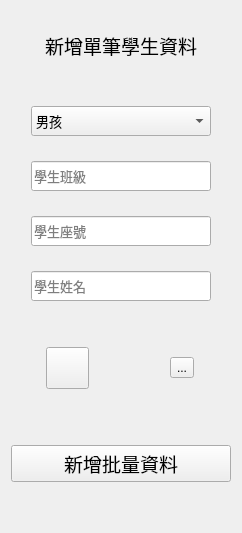
                      <widget class="QWidget" name="page_create_new_data">
                       <layout class="QVBoxLayout" name="verticalLayout_7">
                        <item>
                         <widget class="QLabel" name="icon_create_data">
                          <property name="text">
                           <string/>
                          </property>
                          <property name="pixmap">
                           <pixmap>icon/account.png</pixmap>
                          </property>
                          <property name="alignment">
                           <set>Qt::AlignCenter</set>
                          </property>
                         </widget>
                        </item>
                        <item>
                         <widget class="QLabel" name="txt_create_data">
                          <property name="font">
                           <font>
                            <family>微軟正黑體</family>
                            <pointsize>14</pointsize>
                           </font>
                          </property>
                          <property name="text">
                           <string>新增單筆學生資料</string>
                          </property>
                          <property name="alignment">
                           <set>Qt::AlignCenter</set>
                          </property>
                         </widget>
                        </item>
                        <item>
                         <spacer name="verticalSpacer_12">
                          <property name="orientation">
                           <enum>Qt::Vertical</enum>
                          </property>
                          <property name="sizeType">
                           <enum>QSizePolicy::Fixed</enum>
                          </property>
                          <property name="sizeHint" stdset="0">
                           <size>
                            <width>20</width>
                            <height>40</height>
                           </size>
                          </property>
                         </spacer>
                        </item>
                        <item>
                         <layout class="QVBoxLayout" name="verticalLayout_4">
                          <property name="spacing">
                           <number>25</number>
                          </property>
                          <property name="leftMargin">
                           <number>20</number>
                          </property>
                          <property name="rightMargin">
                           <number>20</number>
                          </property>
                          <item>
                           <widget class="QComboBox" name="input_sex">
                            <property name="minimumSize">
                             <size>
                              <width>180</width>
                              <height>30</height>
                             </size>
                            </property>
                            <property name="maximumSize">
                             <size>
                              <width>180</width>
                              <height>30</height>
                             </size>
                            </property>
                            <property name="font">
                             <font>
                              <family>微軟正黑體</family>
                              <pointsize>10</pointsize>
                             </font>
                            </property>
                            <item>
                             <property name="text">
                              <string>男孩</string>
                             </property>
                            </item>
                            <item>
                             <property name="text">
                              <string>女孩</string>
                             </property>
                            </item>
                           </widget>
                          </item>
                          <item>
                           <widget class="QLineEdit" name="input_class">
                            <property name="minimumSize">
                             <size>
                              <width>180</width>
                              <height>30</height>
                             </size>
                            </property>
                            <property name="maximumSize">
                             <size>
                              <width>180</width>
                              <height>16777215</height>
                             </size>
                            </property>
                            <property name="font">
                             <font>
                              <family>微軟正黑體</family>
                              <pointsize>10</pointsize>
                             </font>
                            </property>
                            <property name="layoutDirection">
                             <enum>Qt::LeftToRight</enum>
                            </property>
                            <property name="placeholderText">
                             <string>學生班級</string>
                            </property>
                           </widget>
                          </item>
                          <item>
                           <widget class="QLineEdit" name="input_seat_number">
                            <property name="minimumSize">
                             <size>
                              <width>180</width>
                              <height>30</height>
                             </size>
                            </property>
                            <property name="maximumSize">
                             <size>
                              <width>180</width>
                              <height>16777215</height>
                             </size>
                            </property>
                            <property name="font">
                             <font>
                              <family>微軟正黑體</family>
                              <pointsize>10</pointsize>
                             </font>
                            </property>
                            <property name="layoutDirection">
                             <enum>Qt::LeftToRight</enum>
                            </property>
                            <property name="placeholderText">
                             <string>學生座號</string>
                            </property>
                           </widget>
                          </item>
                          <item>
                           <widget class="QLineEdit" name="input_name">
                            <property name="minimumSize">
                             <size>
                              <width>180</width>
                              <height>30</height>
                             </size>
                            </property>
                            <property name="maximumSize">
                             <size>
                              <width>180</width>
                              <height>16777215</height>
                             </size>
                            </property>
                            <property name="font">
                             <font>
                              <family>微軟正黑體</family>
                              <pointsize>10</pointsize>
                             </font>
                            </property>
                            <property name="layoutDirection">
                             <enum>Qt::LeftToRight</enum>
                            </property>
                            <property name="placeholderText">
                             <string>學生姓名</string>
                            </property>
                           </widget>
                          </item>
                         </layout>
                        </item>
                        <item>
                         <spacer name="verticalSpacer_13">
                          <property name="orientation">
                           <enum>Qt::Vertical</enum>
                          </property>
                          <property name="sizeType">
                           <enum>QSizePolicy::Fixed</enum>
                          </property>
                          <property name="sizeHint" stdset="0">
                           <size>
                            <width>20</width>
                            <height>40</height>
                           </size>
                          </property>
                         </spacer>
                        </item>
                        <item>
                         <layout class="QHBoxLayout" name="horizontalLayout_11">
                          <item>
                           <widget class="QToolButton" name="btn_trash">
                            <property name="text">
                             <string/>
                            </property>
                            <property name="icon">
                             <iconset>
                              <normaloff>icon/delete.png</normaloff>icon/delete.png</iconset>
                            </property>
                            <property name="iconSize">
                             <size>
                              <width>35</width>
                              <height>35</height>
                             </size>
                            </property>
                           </widget>
                          </item>
                          <item>
                           <spacer name="horizontalSpacer">
                            <property name="orientation">
                             <enum>Qt::Horizontal</enum>
                            </property>
                            <property name="sizeType">
                             <enum>QSizePolicy::Fixed</enum>
                            </property>
                            <property name="sizeHint" stdset="0">
                             <size>
                              <width>40</width>
                              <height>10</height>
                             </size>
                            </property>
                           </spacer>
                          </item>
                          <item>
                           <widget class="QToolButton" name="btn_save">
                            <property name="text">
                             <string>...</string>
                            </property>
                            <property name="icon">
                             <iconset>
                              <normaloff>icon/save.png</normaloff>icon/save.png</iconset>
                            </property>
                            <property name="iconSize">
                             <size>
                              <width>35</width>
                              <height>35</height>
                             </size>
                            </property>
                           </widget>
                          </item>
                         </layout>
                        </item>
                        <item>
                         <spacer name="verticalSpacer_16">
                          <property name="orientation">
                           <enum>Qt::Vertical</enum>
                          </property>
                          <property name="sizeType">
                           <enum>QSizePolicy::Fixed</enum>
                          </property>
                          <property name="sizeHint" stdset="0">
                           <size>
                            <width>20</width>
                            <height>50</height>
                           </size>
                          </property>
                         </spacer>
                        </item>
                        <item>
                         <widget class="QPushButton" name="btn_create_file">
                          <property name="font">
                           <font>
                            <family>微軟正黑體</family>
                            <pointsize>14</pointsize>
                           </font>
                          </property>
                          <property name="text">
                           <string>新增批量資料</string>
                          </property>
                         </widget>
                        </item>
                        <item>
                         <spacer name="verticalSpacer_11">
                          <property name="orientation">
                           <enum>Qt::Vertical</enum>
                          </property>
                          <property name="sizeHint" stdset="0">
                           <size>
                            <width>20</width>
                            <height>40</height>
                           </size>
                          </property>
                         </spacer>
                        </item>
                       </layout>
                      </widget>
